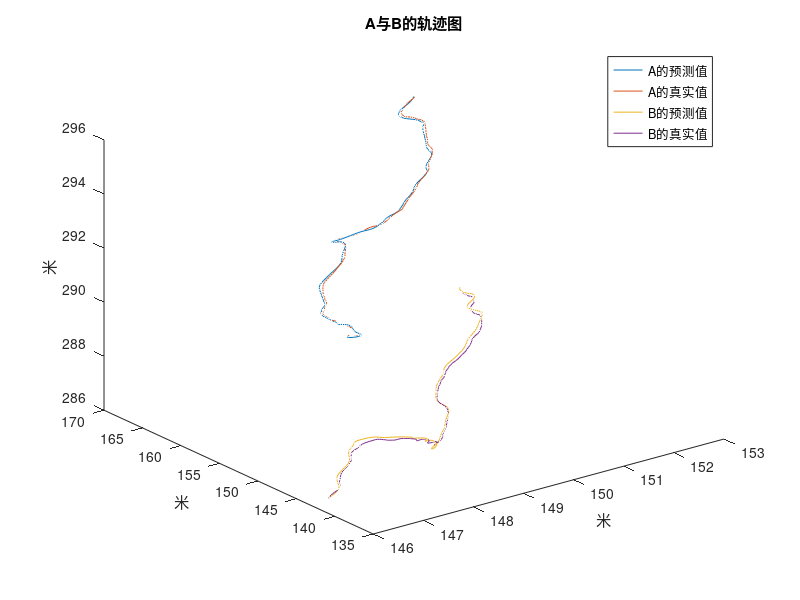
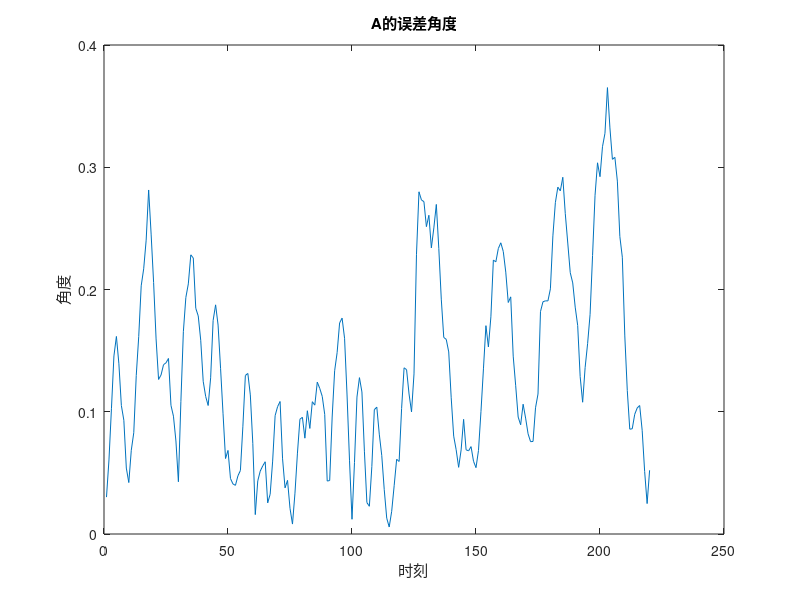
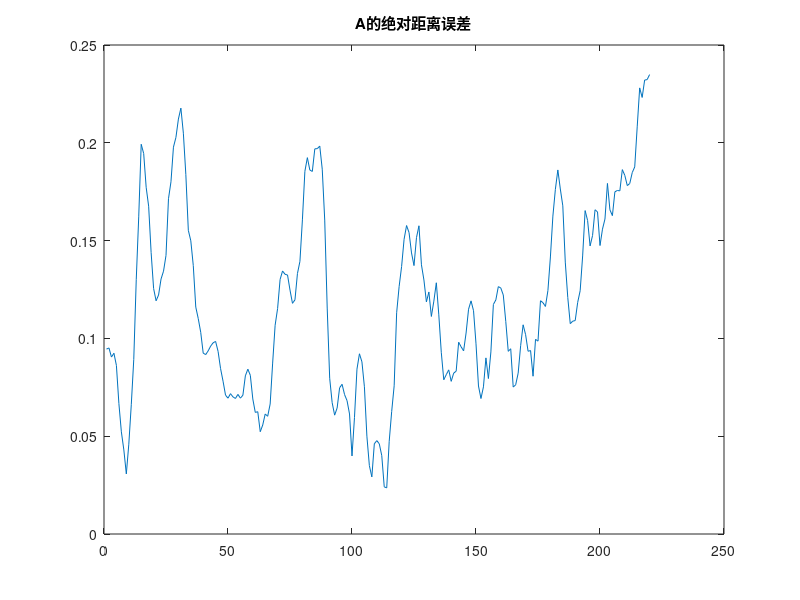
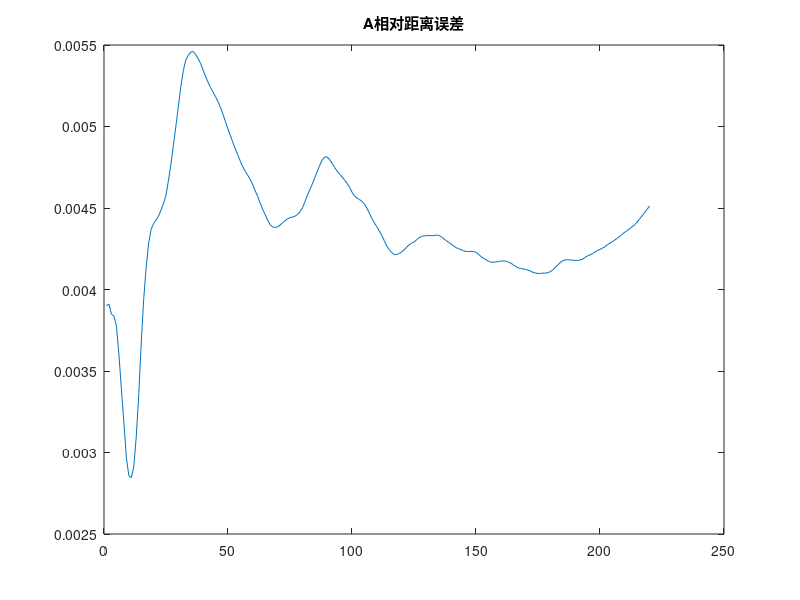

MATLAB code to generate these figures, in order:
%% 读取A预测值
fileID = fopen('A_x_pre.txt','r');
A_x_pre = fscanf(fileID, "%f");
fclose(fileID);

fileID = fopen('A_y_pre.txt','r');
A_y_pre = fscanf(fileID, "%f");
fclose(fileID);

fileID = fopen('A_z_pre.txt','r');
A_z_pre = fscanf(fileID, "%f");
fclose(fileID);

plot3(A_x_pre,A_y_pre,A_z_pre);

%% 读取A真实值
fileID = fopen('A_x_move.txt','r');
A_x_move = fscanf(fileID,"%f");
fclose(fileID);

fileID = fopen('A_y_move.txt','r');
A_y_move = fscanf(fileID,"%f");
fclose(fileID);

fileID = fopen('A_z_move.txt','r');
A_z_move = fscanf(fileID,"%f");
fclose(fileID);

hold on
plot3(A_x_move(1781:2000,1), A_y_move(1781:2000,1), A_z_move(1781:2000,1));

%% 读取B预测值
fileID = fopen('B_x_pre.txt','r');
B_x_pre = fscanf(fileID, "%f");
fclose(fileID);

fileID = fopen('B_y_pre.txt','r');
B_y_pre = fscanf(fileID, "%f");
fclose(fileID);

fileID = fopen('B_z_pre.txt','r');
B_z_pre = fscanf(fileID, "%f");
fclose(fileID);

plot3(B_x_pre,B_y_pre,B_z_pre);

%% 读取B真实值
fileID = fopen('B_x_move.txt','r');
B_x_move = fscanf(fileID,"%f");
fclose(fileID);

fileID = fopen('B_y_move.txt','r');
B_y_move = fscanf(fileID,"%f");
fclose(fileID);

fileID = fopen('B_z_move.txt','r');
B_z_move = fscanf(fileID,"%f");
fclose(fileID);

hold on
plot3(B_x_move(1781:2000,1), B_y_move(1781:2000,1), B_z_move(1781:2000,1));
title("A与B的轨迹图");
legend("A的预测值","A的真实值","B的预测值","B的真实值");
xlabel("米")
ylabel("米")
zlabel("米")


%% 计算角度误差估计和距离误差估计
%只计算了A的
%(1)角度误差—>空间中的角度问题->余弦定理求出
dis_a = zeros(1,220);
dis_b = zeros(1,220);
dis_c = zeros(1,220);
cta = zeros(1,220);
val = zeros(1,220);
beamwidth = zeros(1,220);
for i = 1:1:220
    dis_a(1,i) =  sqrt((A_x_pre(i)-A_x_move(1780+i))*(A_x_pre(i)-A_x_move(1780+i))+ (A_y_pre(i)-A_y_move(1780+i))*(A_y_pre(i)-A_y_move(1780+i)) + (A_z_pre(i)-A_z_move(1780+i))*(A_z_pre(i)-A_z_move(1780+i)));
    dis_b(1,i) =  sqrt((A_x_pre(i)-B_x_move(1780+i))*(A_x_pre(i)-B_x_move(1780+i))+ (A_y_pre(i)-B_y_move(1780+i))*(A_y_pre(i)-B_y_move(1780+i)) + (A_z_pre(i)-B_z_move(1780+i))*(A_z_pre(i)-B_z_move(1780+i)));
    dis_c(1,i) =  sqrt((A_x_move(1780+i)-B_x_move(1780+i))*(A_x_move(1780+i)-B_x_move(1780+i))+ (A_y_move(i+1780)-B_y_move(1780+i))*(A_y_move(1780+i)-B_y_move(1780+i)) + (A_z_move(1780+i)-B_z_move(1780+i))*(A_z_move(1780+i)-B_z_move(1780+i)));
    val(1,i) = abs((dis_a(1,i)*dis_a(1,i)-dis_b(1,i)*dis_b(1,i)-dis_c(1,i)*dis_c(1,i))/(2*dis_b(1,i)*dis_c(1,i)));
    cta(1,i) = acos(val(1,i))*57.295;
    beamwidth(1,i) = dis_c(1,i)*sin(cta(1,i));
end
figure
plot(1:220,cta);
title("A的误差角度");
ylabel("角度");
xlabel("时刻");
% figure
% plot(1:220,beamwidth);
% title("beamwidth")

%（2）距离误差—>A: A的真实路径与预测路径的距离差与真实路径到对应时刻B的距离的比值
dis_rate = zeros(1,220);
dis = zeros(1,220);
err_dis = zeros(1,220);
for i = 1:1:220
    err_dis(1,i) = sqrt((A_x_pre(i)-A_x_move(1780+i))*(A_x_pre(i)-A_x_move(1780+i))+ (A_y_pre(i)-A_y_move(1780+i))*(A_y_pre(i)-A_y_move(1780+i)) + (A_z_pre(i)-A_z_move(1780+i))*(A_z_pre(i)-A_z_move(1780+i)));
    dis(1,i) = sqrt((A_x_move(1780+i)-B_x_move(1780+i))*(A_x_move(1780+i)-B_x_move(1780+i)) + (A_y_move(1780+i)-B_y_move(1780+i))*(A_y_move(1780+i)-B_y_move(1780+i)) + (A_z_move(1780+i)-B_z_move(1780+i))*(A_z_move(1780+i)-B_z_move(1780+i)));
    dis_rate(1,i) = err_dis/dis;
end
figure
plot(1:220,err_dis)
title("A的绝对距离误差")

figure
plot(1:220,dis_rate)
title("A相对距离误差")



